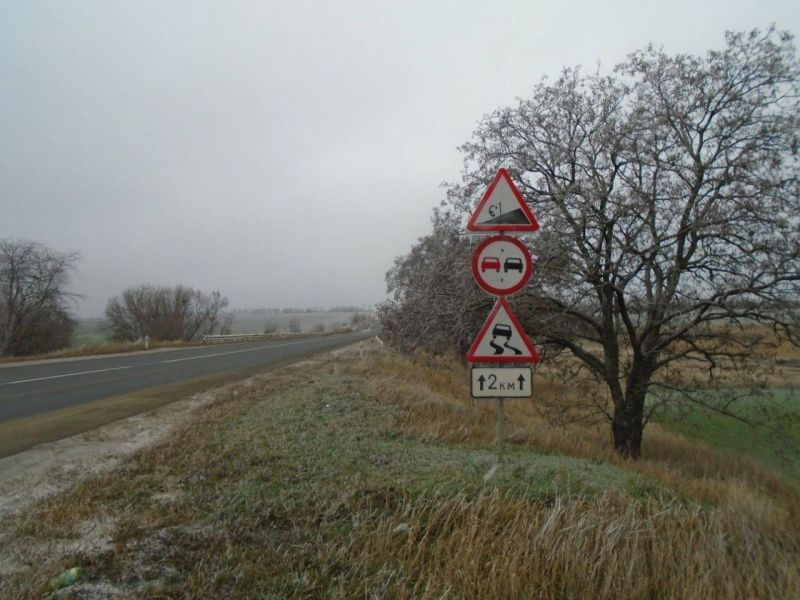
#> input picture znak.jpg, 800 x 600 px
$ python canny_edge.py
#> lines starting #> are read from the running program, lines starting #| are printed output that depends on the picture; after the words box and inside, x2 and y2 are one past the last pixel; in counts of white or black regions, pixels touching at a corner belong together
#> in main, img is the input picture: shape (600, 800, 3); mean R, G, B 124.3, 124.3, 117.6
import numpy as np
import skimage.io as io
import matplotlib.pyplot as plt
import cv2
from skimage import color
from mpl_toolkits.mplot3d import Axes3D


def cannyEdge(img, sigma, th1, th2):

#> called with sigma = 1.25, th1 = 5, th2 = 10
    size = int(2*(np.ceil(3*sigma))+1)

    x, y = np.meshgrid(np.arange(-size/2+1, size/2+1),
                       np.arange(-size/2+1, size/2+1))

    normal = 1 / (2.0 * np.pi * sigma**2)

    kernel = np.exp(-(x**2+y**2) / (2.0*sigma**2)) / \
        normal  # calculating gaussian filter

    kern_size, gauss = kernel.shape[0], np.zeros_like(img, dtype=float)
#> kern_size = 9

    for i in range(img.shape[0]-(kern_size-1)):
        for j in range(img.shape[1]-(kern_size-1)):
            window = img[i:i+kern_size, j:j+kern_size] * kernel
            gauss[i, j] = np.sum(window)
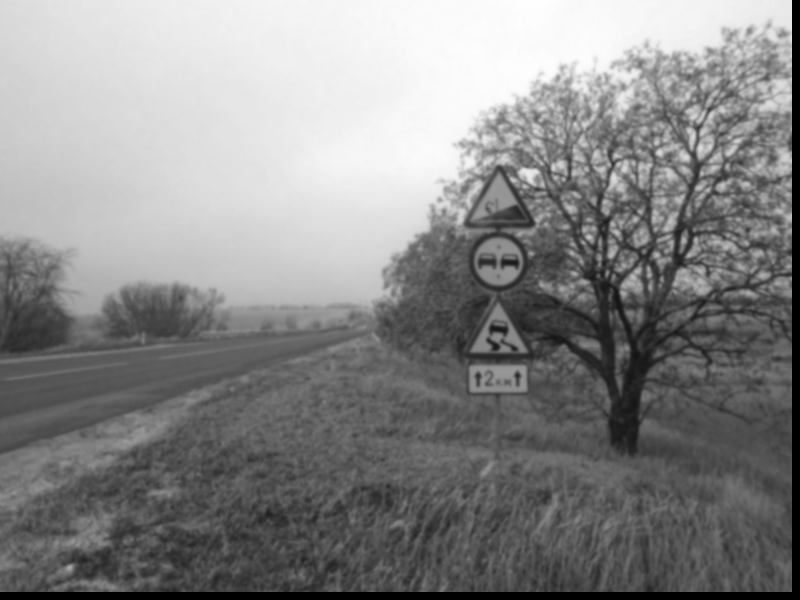
#> gauss: shape (600, 800) float64; min 0, max 85.9, mean 45.7; drawn with min black and max white

    kernel, kern_size = np.array(
        [[-1, -1, -1], [0, 0, 0], [1, 1, 1]]), 3  # edge detection
    gx, gy = np.zeros_like(
        gauss, dtype=float), np.zeros_like(gauss, dtype=float)

    for i in range(gauss.shape[0]-(kern_size-1)):
        for j in range(gauss.shape[1]-(kern_size-1)):
            window = gauss[i:i+kern_size, j:j+kern_size]
            gx[i, j], gy[i, j] = np.sum(
                window * kernel.T), np.sum(window * kernel)
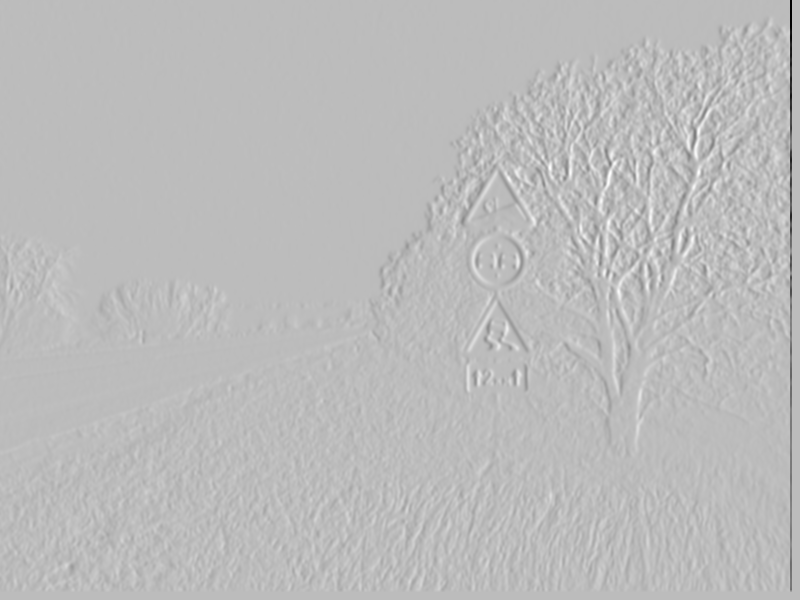
#> gx: shape (600, 800) float64; min -236.9, max 83.97, mean -0.3; drawn with min black and max white
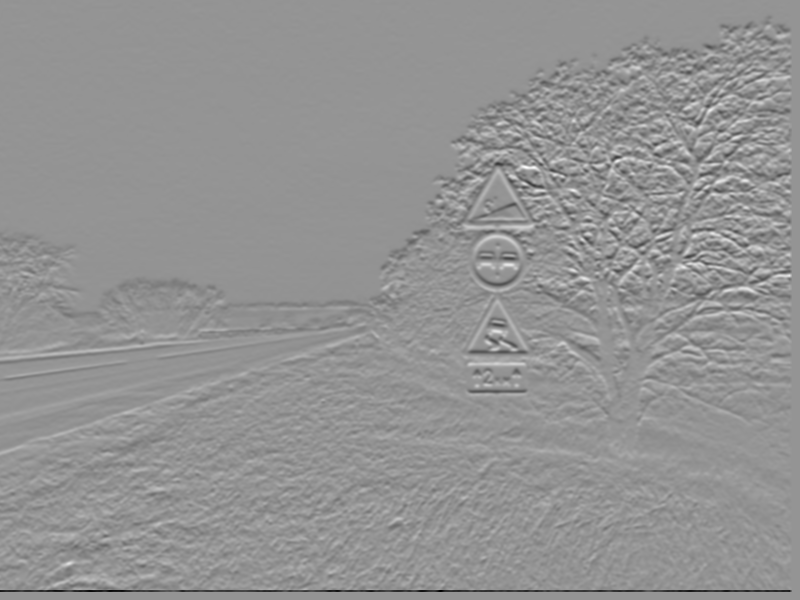
#> gy: shape (600, 800) float64; min -116.5, max 83.53, mean -0.8; drawn with min black and max white

    magnitude = np.sqrt(gx**2 + gy**2)
    theta = ((np.arctan(gy/gx))/np.pi) * 180  # radian to degree conversion
    nms = np.copy(magnitude)

    theta[theta < 0] += 180

    # non maximum suppression; quantization and suppression done in same step
    for i in range(theta.shape[0]-(kern_size-1)):
        for j in range(theta.shape[1]-(kern_size-1)):
            if (theta[i, j] <= 22.5 or theta[i, j] > 157.5):
                if(magnitude[i, j] <= magnitude[i-1, j]) and (magnitude[i, j] <= magnitude[i+1, j]):
                    nms[i, j] = 0
            if (theta[i, j] > 22.5 and theta[i, j] <= 67.5):
                if(magnitude[i, j] <= magnitude[i-1, j-1]) and (magnitude[i, j] <= magnitude[i+1, j+1]):
                    nms[i, j] = 0
            if (theta[i, j] > 67.5 and theta[i, j] <= 112.5):
                if(magnitude[i, j] <= magnitude[i+1, j+1]) and (magnitude[i, j] <= magnitude[i-1, j-1]):
                    nms[i, j] = 0
            if (theta[i, j] > 112.5 and theta[i, j] <= 157.5):
                if(magnitude[i, j] <= magnitude[i+1, j-1]) and (magnitude[i, j] <= magnitude[i-1, j+1]):
                    nms[i, j] = 0
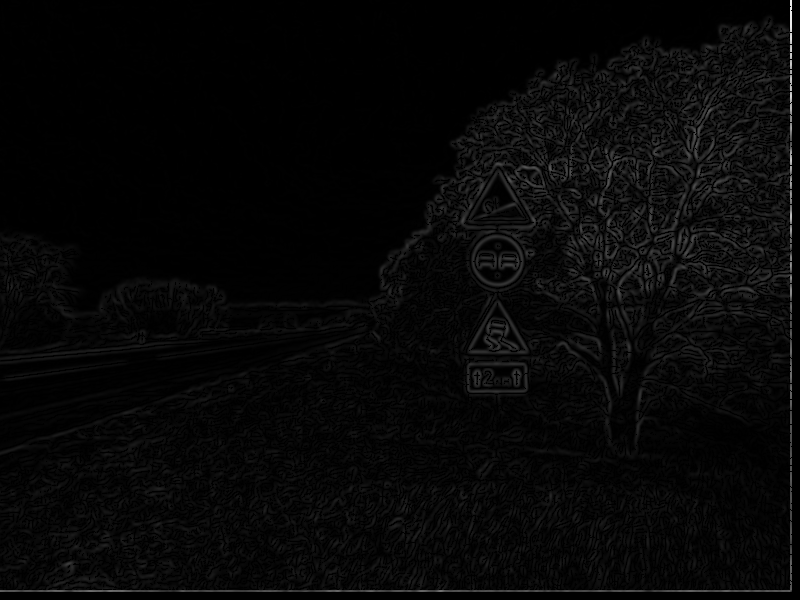
#> nms: shape (600, 800) float64; min 0, max 236.9, mean 7.4

    weak, strong = np.copy(nms), np.copy(nms)

    # weak edges
    weak[weak < th1] = 0
    weak[weak > th2] = 0

    # strong edges
    strong[strong < th2] = 0
    strong[strong > th2] = 1
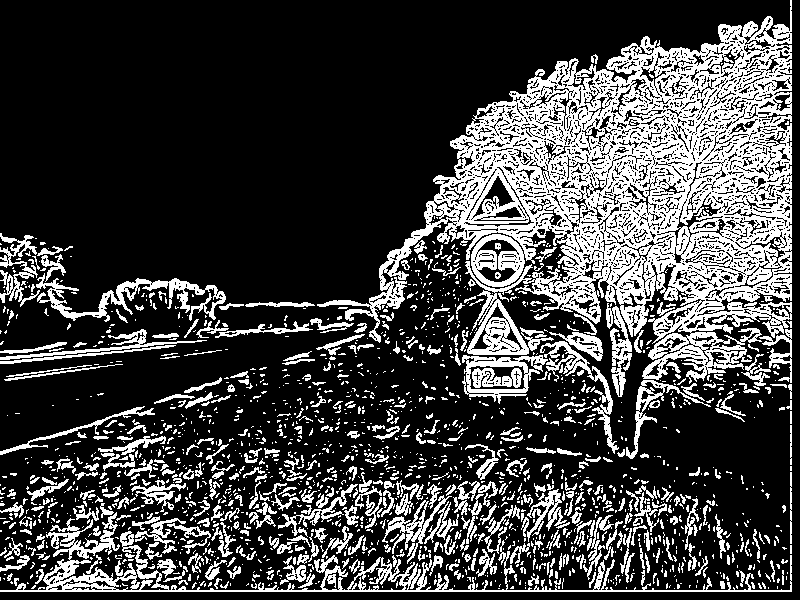
#> strong: shape (600, 800) float64; values 0 (black) and 1 (white), 25.7% white; 1887 white regions (1440 under 20 px), largest, box (x1, y1, x2, y2) and area: (317, 0, 792, 384) 66324, (0, 512, 792, 592) 7142, (36, 273, 226, 322) 2316

    # plotting multiple images
    fig = plt.figure()
    a = fig.add_subplot(2, 2, 1)
    imgplot = plt.imshow(gauss, cmap='gray')
    a.set_title('Gaussian')
    a = fig.add_subplot(2, 2, 2)
    imgplot = plt.imshow(magnitude, cmap='gray')
    a.set_title('Magnitude')
    a = fig.add_subplot(2, 2, 3)
    imgplot = plt.imshow(weak, cmap='gray')
    a.set_title('Weak edges')
    a = fig.add_subplot(2, 2, 4)
    imgplot = plt.imshow(255-strong, cmap='gray')
    a.set_title('Strong edges')
    plt.show()
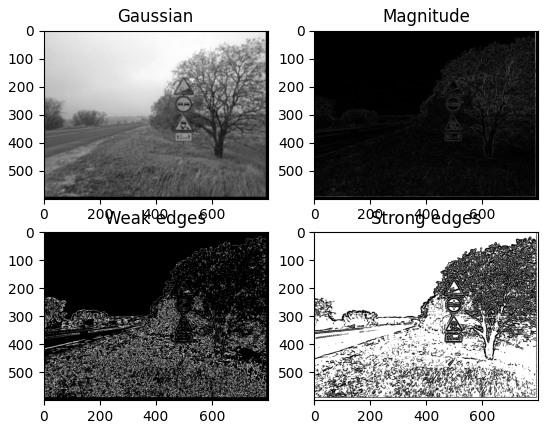
#> figure drawn by matplotlib, 4 panels

    return gauss, magnitude, weak, strong


def main():
    img = io.imread(fname="znak.jpg")
    img = color.rgb2gray(img)

    gauss, magnitude, weak, strong = cannyEdge(
        img, 1.25, 5, 10)

    io.imsave(f'gauss.jpg', gauss)
    io.imsave(f'magnitude.jpg', magnitude)
    io.imsave(f'weak.jpg', weak)
    io.imsave(f'strong.jpg', strong)
    image = cv2.imread("znak.jpg", 0)
#> image: shape (600, 800); min 8, max 238, mean 123.6
    edges = cv2.Canny(image, 50, 100)
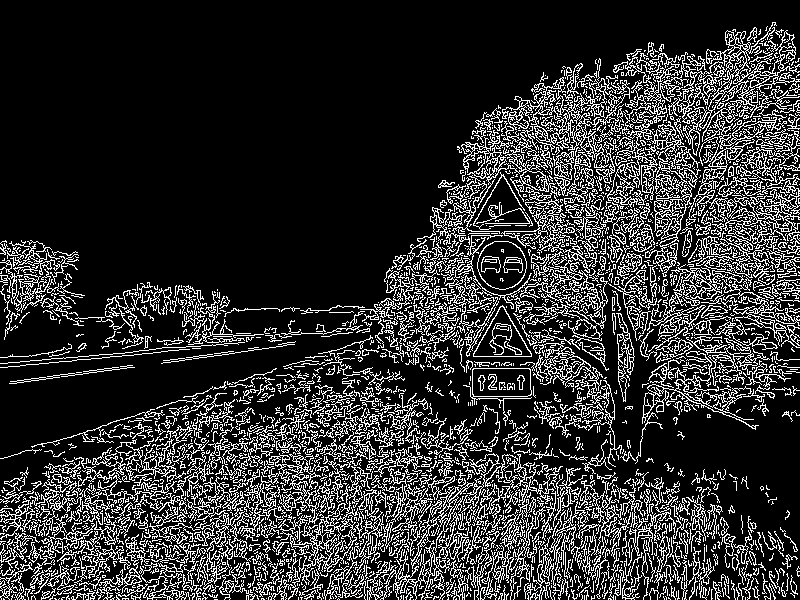
#> edges: shape (600, 800); 19% white in thin lines or dots
    io.imsave(f'Canny.jpg', edges)
    cv2.imshow('output', edges)
    cv2.waitKey()
main()
